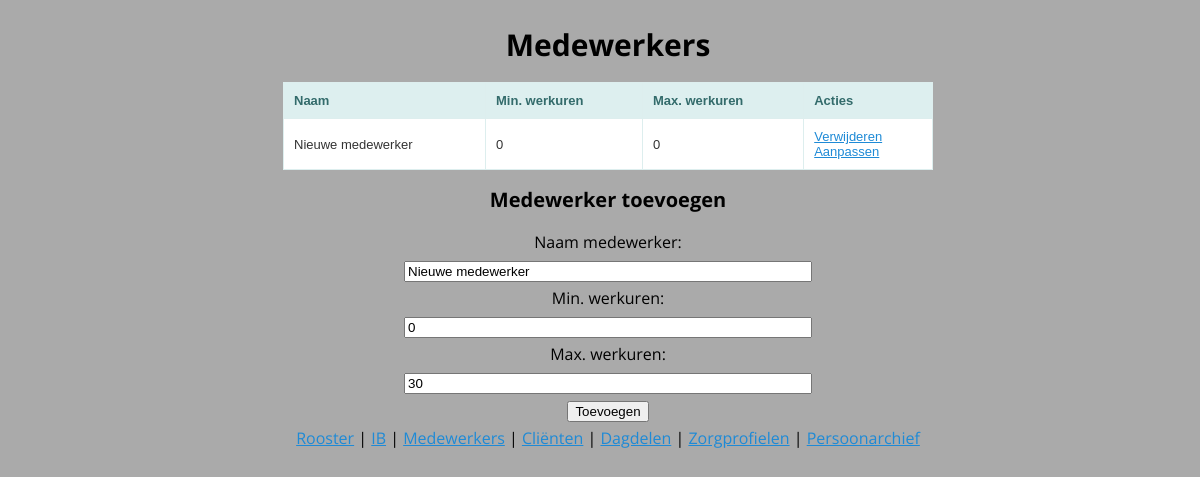
The page /staffs/ on the database as committed earlier.
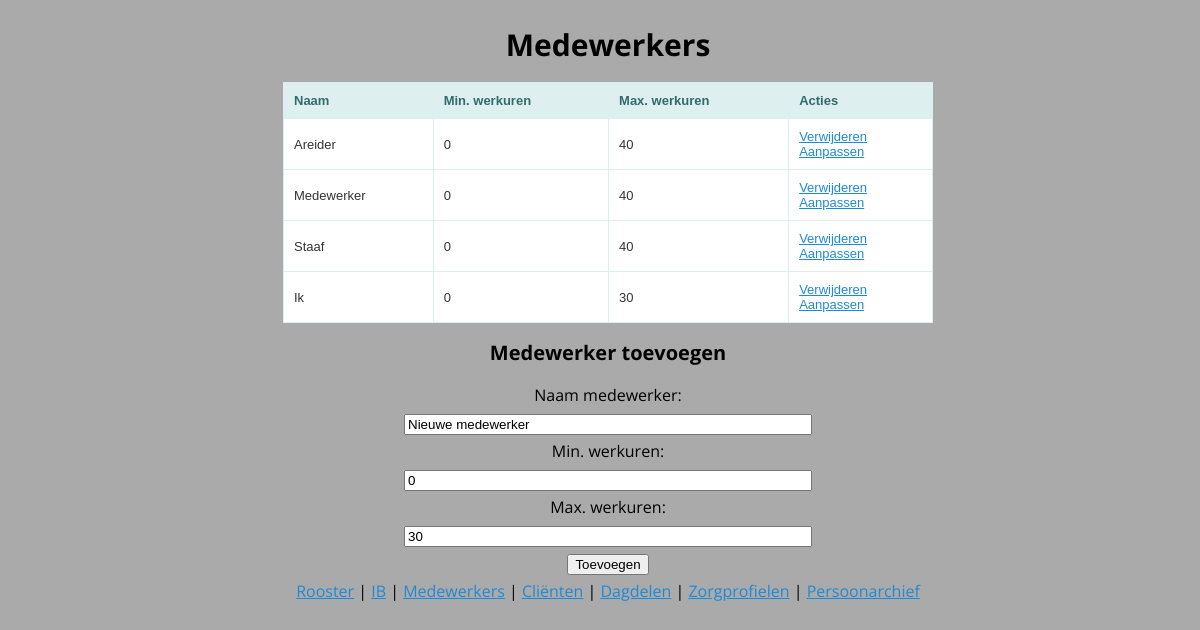
The same page on the database as committed later.
### roosterapp/sql.py (models this page shows)
class Staff(Base):
    __tablename__ = 'staffs'
    person_id = Column(Integer, ForeignKey("persons.id"), primary_key=True)
    min_hours = Column(Integer, default=0)
    max_hours = Column(Integer, default=0)
    person = relationship("Person")
    sessions = relationship("Session", backref="staff", cascade="delete, delete-orphan")

class Person(Base):
    __tablename__ = 'persons'
    id = Column(Integer, primary_key=True)
    name = Column(String(127))
    active = Column(Boolean, default=True)
    atttendance = relationship("Presence", backref="person", cascade="delete, delete-orphan")

### roosterapp/routes.py (the view)
@staff_crud.route('/', methods=['GET'])
def show_staffs():
    staffs = app.db.session.query(Staff).all()
    return render_template('index_staffs.html', staffs = staffs)

### roosterapp/templates/index_staffs.html (shortened to what this page needs)
{% extends 'base.html' %}
{% block body %}
<h1> Medewerkers </h1>
{% if staffs|length < 1 %}
    <h4>Er zijn nog geen medewerkers in het systeem. Voeg er hieronder een toe.</h4>
{% else %}
    <table style="width: 50em;">
        <tr>
            <th>Naam</th>
            <th>Min. werkuren</th>
            <th>Max. werkuren</th>
            <th>Acties</th>
        </tr>
        {% for staff in staffs %}
            <tr>
                <td>{{ staff.person.name }}</td>
                <td>{{ staff.min_hours }}</td>
                <td>{{ staff.max_hours }}</td>
                <td>
                    <a href="delete/{{ staff.person_id }}">Verwijderen</a>
                    <br>
                    <a href="update/{{ staff.person_id }}">Aanpassen</a>
                </td>
            </tr>
        {% endfor %}
    </table>
{% endif %}
<h2>Medewerker toevoegen</h2>
<form action="/staffs/add" method="POST" style="width:50em;text-align: center;">
    <label for="staff_name">Naam medewerker:</label><br>
    <input type="text" name="staff_name" id="staff_name" value="Nieuwe medewerker" style="width: 50%;"><br>
    <label for="min_hours">Min. werkuren:</label><br>
    <input type="text" name="min_hours" id="min_hours" value="0" style="width: 50%;"><br>
    <label for="max_hours">Max. werkuren:</label><br>
    <input type="text" name="max_hours" id="max_hours" value="30" style="width: 50%;"><br>
    <input type="submit" value="Toevoegen">
</form>
{% endblock %}

### roosterapp/templates/base.html (shortened to what this page needs)
<!DOCTYPE html>
<html lang=nl>
<head>
    <link rel="stylesheet" href="{{ url_for('static', filename='css/main.css') }}">
</head>
<body>
    <div class ="content">
        {% block body %}{% endblock %}
        <div>
            <a href="/">Rooster</a> | <a href="/sessions">IB</a> | <a href="/staffs">Medewerkers</a> | <a href="/clients">Cliënten</a> | <a href="/doles">Dagdelen</a> | <a href="/profiles">Zorgprofielen</a> | <a href="/persons">Persoonarchief</a>
        </div>
    </div>
</body>
</html>

### roosterapp/static/css/main.css (style rules this page uses)
.content { position: absolute; margin:0; left:50%; margin-right:50%; transform: translate(-50%, 0); min-width: 30em; text-align: center; }
body { font-family: 'Open Sans', sans-serif; line-height: 1.75em; font-size: 16px; background-color: #aaa; width: 100%; position: relative; }
h1 { font-size: 30px; line-height: 34px; text-align: center; }
h2 { font-size: 20px; line-height: 25px; }
a[href] { color: #1e8ad6; }
table { margin: 0 auto; border: solid 1px #DDEEEE; border-collapse: collapse; border-spacing: 0; font: normal 13px Arial, sans-serif; }
table, th { background-color: #DDEFEF; border: solid 1px #DDEEEE; color: #336B6B; padding: 10px; text-align: left; }
table, td { background-color: #FFFFFF; border: solid 1px #DDEEEE; color: #333; padding: 10px; }

Rows that differ between the two databases and show on the page:
changed Staff: person.name "Nieuwe medewerker" → "Areider"; max_hours "0" → "40"
added Staff: person.name "Medewerker", min_hours "0", max_hours "40"
added Staff: person.name "Staaf", min_hours "0", max_hours "40"
added Staff: person.name "Ik", min_hours "0", max_hours "30"
